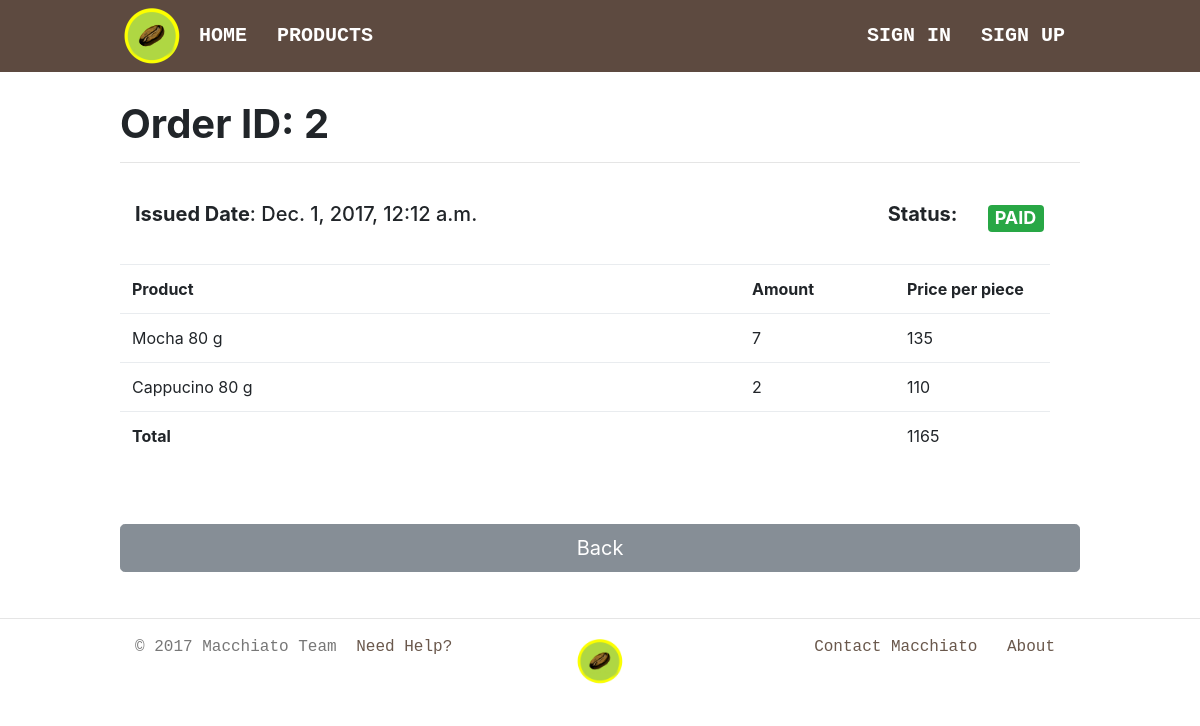
The page /order_detail/2/ on the database its author committed.
### main/models.py (models this page shows, shortened)
class Order(models.Model):
    order_list = models.ManyToManyField(SelectedProduct)
    date = models.DateTimeField(default=timezone.now())
    status = models.IntegerField(default=0)

class Product(models.Model):
    name = models.CharField(max_length=100)         # Product name
    category = models.CharField(max_length=30)      # Product category: Coffee or Tea
    price = models.IntegerField(default=0)          # Price per piece of product
    stock = models.IntegerField(default=0)          # Stock available of product
    description = models.TextField()                # Product description
    img_url = models.CharField(max_length=200)      # Image file url for showing of product

### main/views.py (the view)
# urls.py: url(r'^order_detail/(?P<id>\w{0,9999})/$', views.order_detail, name='order_detail'),
def order_detail(request, id):
    global current_user
    totalAmount = 0
    product_arr = []
    order = Order.objects.get(pk=id)
    selected_products = order.order_list.all()
    for p in selected_products:
        product =  Product.objects.get(pk=p.product_key.pk)
        product_arr.append((product, p.amount))
        totalAmount += p.amount * product.price
    context = {
        "current_user": current_user,
        "order": order,
        "total_amount": totalAmount,
        "p_arr": product_arr
    }
    return render(request, 'order_detail.html', context)

### main/templates/order_detail.html (shortened to what this page needs)
{% extends 'base.html' %}
{% load static %}
{% block content %}
  <h1><b>Order ID: {{ order.pk }}</b></h1>
  <hr />
  <br />
    <div class="row col-sm-12">
      <div class="col-sm-6">
        <h5><b>Issued Date</b>: {{ order.date }}</h5>
      </div>
      <div class="col-sm-5" style="text-align:right;">
        <h5><b>Status:</b></h5>
      </div>
      <div class="col-sm-1">
        {% if order.status == 0 %}
          <h4><span class="badge badge-secondary">UNPAID</span></h4>
        {% elif order.status == 1 %}
          <h4><span class="badge badge-success">PAID</span></h4>
        {% endif %}
      </div>
    </div>
    <br />
    <table class="table">
      <tr class="row col-sm-12">
        <th class="col-sm-8">Product</th>
        <th class="col-sm-2">Amount</th>
        <th class="col-sm-2">Price per piece</th>
      </tr>
      {% for product in p_arr %}
        <tr class="row col-sm-12">
          <td class="col-sm-8">{{ product.0.name }}</a></td>
          <td class="col-sm-2">{{ product.1 }}</td>
          <td class="col-sm-2">{{ product.0.price }}</td>
        </tr>
      {% endfor %}
      <tr class="row col-sm-12">
        <td class="col-sm-10"><b>Total</b></td>
        <td class="col-sm-2">{{ total_amount }}</td>
      </tr>
    </table>
    <br />
    <br />
    <a  class="btn btn-secondary btn-block btn-lg" href="{% url 'order_history' %}">Back</a>
{% endblock %}

### main/static/css/templates.css (style rules this page uses)
body { margin: 0px 0px; }

### rows shown on the page
Order: pk "2", date "Dec. 1, 2017, 12:12 a.m."
Product: name "Mocha 80 g", product "7", price "135"
Product: name "Cappucino 80 g", product "2", price "110"

### other values the page prints
{{ total_amount }} "1165"
